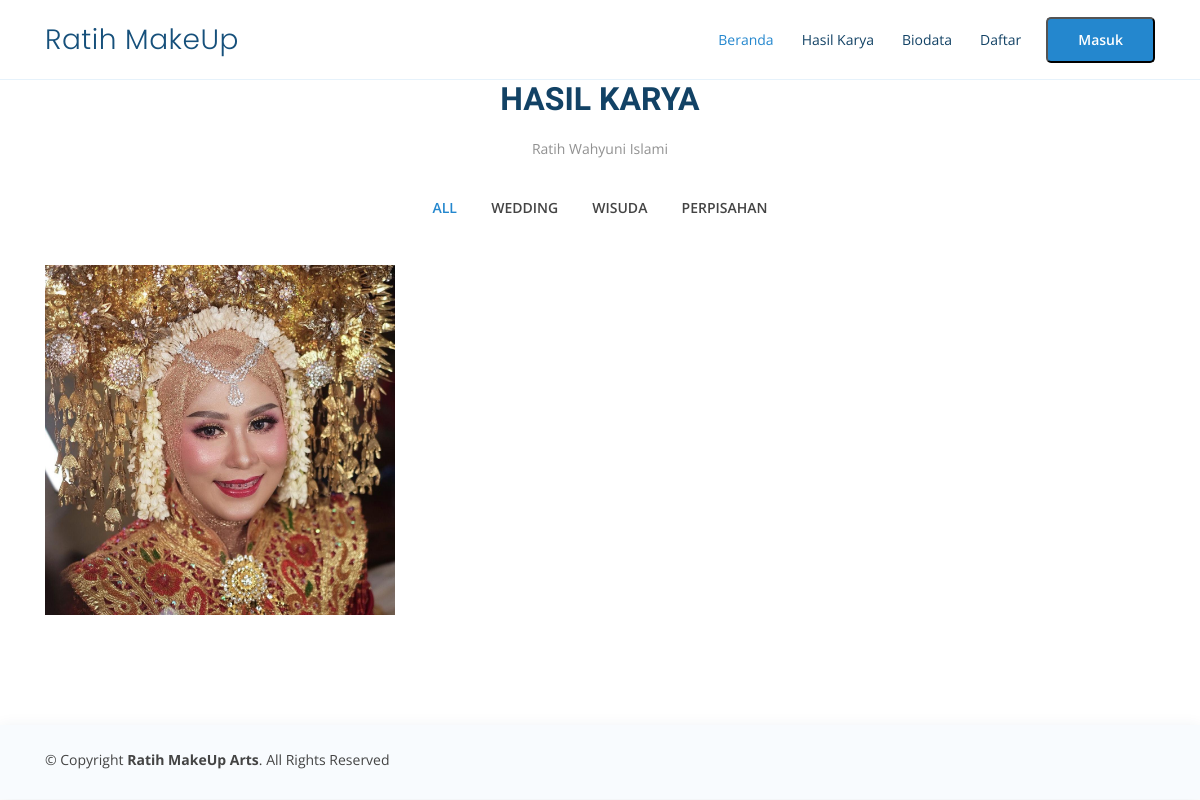
Page /index.php/user/dashboard/karya on the committed database.
### tables this page shows
CREATE TABLE `tb_makeup` (
  `id_makeup` int(11) NOT NULL AUTO_INCREMENT,
  `nm_makeup` varchar(50) NOT NULL,
  `deskripsi` text NOT NULL,
  PRIMARY KEY (`id_makeup`)
);

CREATE TABLE `tb_hasil_karya` (
  `id_karya` int(11) NOT NULL AUTO_INCREMENT,
  `nm_karya` varchar(50) NOT NULL,
  `deskripsi` text NOT NULL,
  `foto` text NOT NULL,
  `id_makeup` int(11) NOT NULL,
  PRIMARY KEY (`id_karya`)
);

### application/core/MY_Controller.php (called while the page is built, shortened)
<?php
class MY_Controller extends CI_Controller
{
	public function view_frontend($view, $data = null)
	{
		$this->load->view('user/templateFrontend/header');
		$this->load->view('user/templateFrontend/navbar');
		$this->load->view($view, $data);
		$this->load->view('user/templateFrontend/footer');
	}
}

### application/controllers/user/Dashboard.php (called while the page is built, shortened)
<?php
class Dashboard extends MY_Controller
{
	public function karya()
	{
		$data['makeup'] = $this->makeupModel->getAll();
		$data_makeup = $this->makeupModel->getAll();
		foreach ($data_makeup as $no => $makeup) {
			$data['makeup'][$no]->paket = new stdClass();
			$data['makeup'][$no]->paket = $this->paketMakeupModel->getByMakeup($makeup->id_makeup);
		}
		$data['karya'] = $this->karya->getAll();
		$this->view_frontend('user/karya', $data);
	}
}

### index.php (called while the page is built, shortened)
<?php
require_once BASEPATH.'core/CodeIgniter.php';

### application/models/Backend/Makeup_Model.php (called while the page is built, shortened)
<?php defined('BASEPATH') or exit('No direct script access allowed');
class Makeup_Model extends CI_Model
{
    private $_table = "tb_makeup";
    public function getAll()
    {
        return $this->db->get($this->_table)->result();
    }
}

### application/models/Backend/Hasil_Karya_Model.php (called while the page is built, shortened)
<?php defined('BASEPATH') or exit('No direct script access allowed');
class Hasil_Karya_Model extends CI_Model
{
    public function getAll()
    {
        return $this->db->query("Select
        *
    From
        tb_hasil_karya Inner Join
        tb_makeup On tb_hasil_karya.id_makeup = tb_makeup.id_makeup")->result();
    }
}

### application/views/user/karya.php (the view, shortened to what this page needs)
<section id="portfolio" class="portfolio">
    <div class="container" data-aos="fade-up">
        <div class="section-title">
            <h2>Hasil Karya</h2>
            <p>Ratih Wahyuni Islami</p>
        </div>
        <div class="row" data-aos="fade-up" data-aos-delay="150">
            <div class="col-lg-12 d-flex justify-content-center">
                <ul id="portfolio-flters">
                    <li data-filter="*" class="filter-active">All</li>
                    <?php foreach ($makeup as $mp) : ?>
                        <li data-filter=".filter-<?= $mp->id_makeup ?>"><?= $mp->nm_makeup ?></li>
                    <?php endforeach; ?>
                </ul>
            </div>
        </div>
        <div class="row portfolio-container" data-aos="fade-up" data-aos-delay="300">
            <?php foreach ($karya as $kr) : ?>
                <div class="col-lg-4 col-md-6 portfolio-item filter-<?= $kr->id_makeup ?>">
                    <div class="portfolio-wrap">
                        <img src="<?php echo base_url() . './assets/upload/' . $kr->foto ?>" class="img-fluid" alt="">
                    </div>
                </div>
            <?php endforeach; ?>
        </div>
    </div>
</section>

### assets/assetsfe/css/style.css (style rules this page uses)
body { font-family: "Open Sans", sans-serif; color: #444444; }
h1, h2, h3, h4, h5, h6 { font-family: "Raleway", sans-serif; }
section { padding: 80px 0; }
.section-title { text-align: center; padding-bottom: 30px; }
.section-title h2 { font-size: 32px; font-weight: bold; text-transform: uppercase; margin-bottom: 20px; padding-bottom: 0; color: #124265; }
.section-title p { margin-bottom: 0; font-size: 14px; color: #919191; }
.portfolio .portfolio-item { margin-bottom: 30px; }
.portfolio #portfolio-flters { padding: 0; margin: 0 auto 35px auto; list-style: none; text-align: center; border-radius: 50px; padding: 2px 15px; }
.portfolio #portfolio-flters li { cursor: pointer; display: inline-block; padding: 10px 15px 8px 15px; font-size: 14px; font-weight: 600; line-height: 1; text-transform: uppercase; color: #444444; margin-bottom: 5px; transition: all 0.3s ease-in-out; }
.portfolio #portfolio-flters li:hover, .portfolio #portfolio-flters li.filter-active { color: #2487ce; }
.portfolio #portfolio-flters li:last-child { margin-right: 0; }
.portfolio .portfolio-wrap { transition: 0.3s; position: relative; overflow: hidden; z-index: 1; }
.portfolio .portfolio-wrap::before { content: ""; background: rgba(36, 135, 206, 0.6); position: absolute; left: 30px; right: 30px; top: 30px; bottom: 30px; transition: all ease-in-out 0.3s; z-index: 2; opacity: 0; }

### rows in the picture
tb_makeup: nm_makeup "WEDDING"
tb_makeup: nm_makeup "WISUDA"
tb_makeup: nm_makeup "PERPISAHAN"
tb_hasil_karya: foto (picture)
